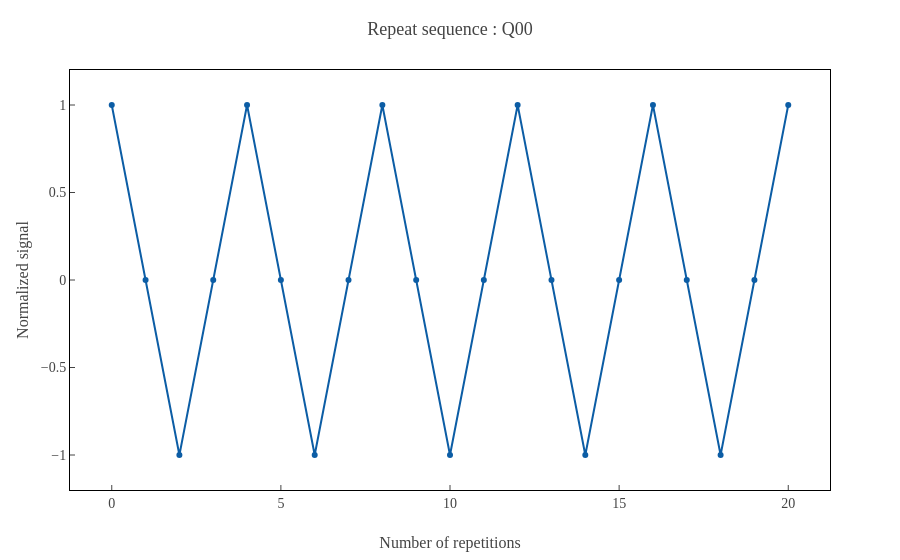
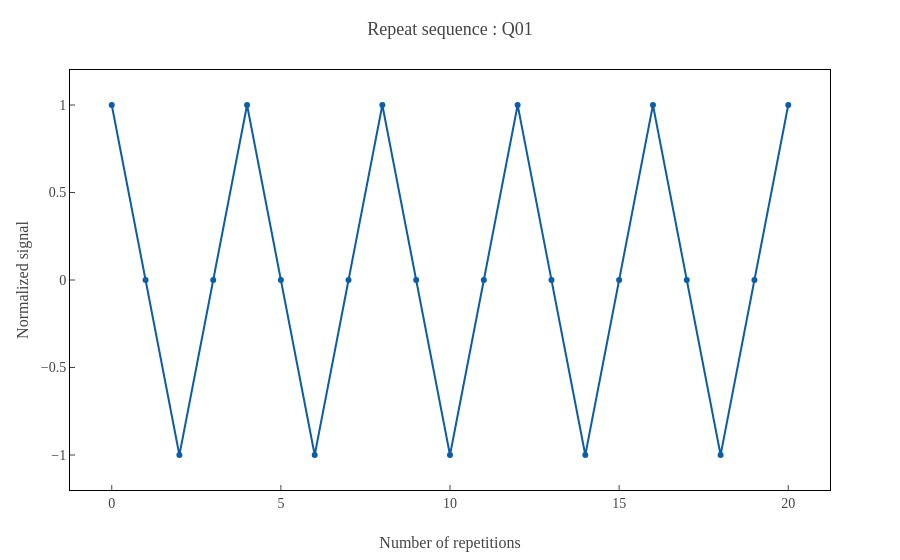
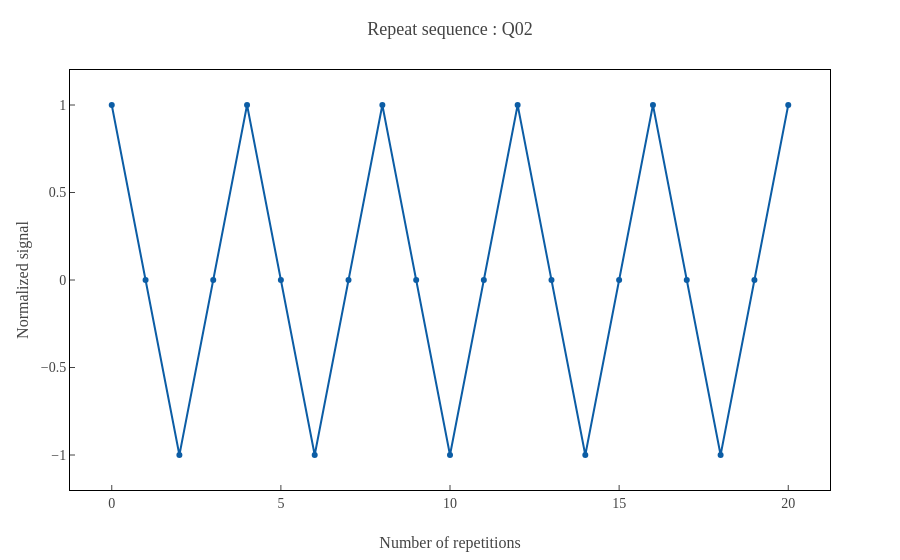
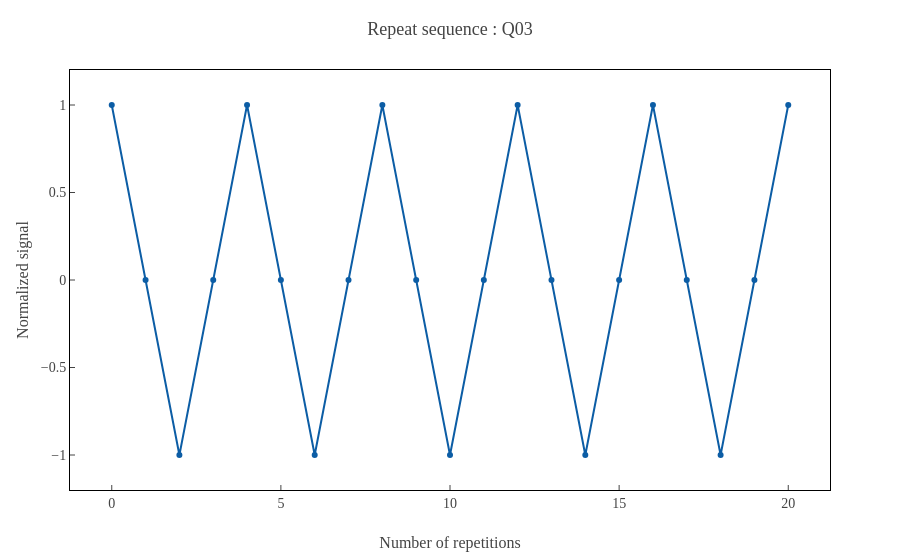

The notebook cell these images were saved under, in order:
### Markdown cell above
## 6. Repeat the DRAG half-pi pulse

Use a repeated-sequence check to confirm that the calibrated half-pi pulse accumulates as expected.

### Code cell
repeat_drag_hpi = exp.repeat_sequence(exp.drag_hpi_pulse)

### Figure 1 — Plotly figure (JSON) as saved in the notebook; plotly's stock layout.template omitted (floating-point values rounded to 4 significant figures)
{"data": [{"mode": "markers+lines", "type": "scatter", "x": [0, 1, 2, 3, 4, 5, 6, 7, 8, 9, 10, 11, 12, 13, 14, 15, 16, 17, 18, 19, 20], "y": [1, 6.123e-17, -1, -1.837e-16, 1, 3.062e-16, -1, -4.286e-16, 1, 5.511e-16, -1, -2.45e-15, 1, -9.803e-16, -1, -2.695e-15, 1, -7.354e-16, -1, -2.94e-15, 1]}], "layout": {"title": {"text": "Repeat sequence : Q00"}, "xaxis": {"title": {"text": "Number of repetitions"}, "type": "linear"}, "yaxis": {"range": [-1.2, 1.2], "title": {"text": "Normalized signal"}, "type": "linear"}}}

### Figure 2 — Plotly figure (JSON) as saved in the notebook; plotly's stock layout.template omitted (floating-point values rounded to 4 significant figures)
{"data": [{"mode": "markers+lines", "type": "scatter", "x": [0, 1, 2, 3, 4, 5, 6, 7, 8, 9, 10, 11, 12, 13, 14, 15, 16, 17, 18, 19, 20], "y": [1, 6.123e-17, -1, -1.837e-16, 1, 3.062e-16, -1, -4.286e-16, 1, 5.511e-16, -1, -2.45e-15, 1, -9.803e-16, -1, -2.695e-15, 1, -7.354e-16, -1, -2.94e-15, 1]}], "layout": {"title": {"text": "Repeat sequence : Q01"}, "xaxis": {"title": {"text": "Number of repetitions"}, "type": "linear"}, "yaxis": {"range": [-1.2, 1.2], "title": {"text": "Normalized signal"}, "type": "linear"}}}

### Figure 3 — Plotly figure (JSON) as saved in the notebook; plotly's stock layout.template omitted (floating-point values rounded to 4 significant figures)
{"data": [{"mode": "markers+lines", "type": "scatter", "x": [0, 1, 2, 3, 4, 5, 6, 7, 8, 9, 10, 11, 12, 13, 14, 15, 16, 17, 18, 19, 20], "y": [1, 6.123e-17, -1, -1.837e-16, 1, 3.062e-16, -1, -4.286e-16, 1, 5.511e-16, -1, -2.45e-15, 1, -9.803e-16, -1, -2.695e-15, 1, -7.354e-16, -1, -2.94e-15, 1]}], "layout": {"title": {"text": "Repeat sequence : Q02"}, "xaxis": {"title": {"text": "Number of repetitions"}, "type": "linear"}, "yaxis": {"range": [-1.2, 1.2], "title": {"text": "Normalized signal"}, "type": "linear"}}}

### Figure 4 — Plotly figure (JSON) as saved in the notebook; plotly's stock layout.template omitted (floating-point values rounded to 4 significant figures)
{"data": [{"mode": "markers+lines", "type": "scatter", "x": [0, 1, 2, 3, 4, 5, 6, 7, 8, 9, 10, 11, 12, 13, 14, 15, 16, 17, 18, 19, 20], "y": [1, 6.123e-17, -1, -1.837e-16, 1, 3.062e-16, -1, -4.286e-16, 1, 5.511e-16, -1, -2.45e-15, 1, -9.803e-16, -1, -2.695e-15, 1, -7.354e-16, -1, -2.94e-15, 1]}], "layout": {"title": {"text": "Repeat sequence : Q03"}, "xaxis": {"title": {"text": "Number of repetitions"}, "type": "linear"}, "yaxis": {"range": [-1.2, 1.2], "title": {"text": "Normalized signal"}, "type": "linear"}}}
